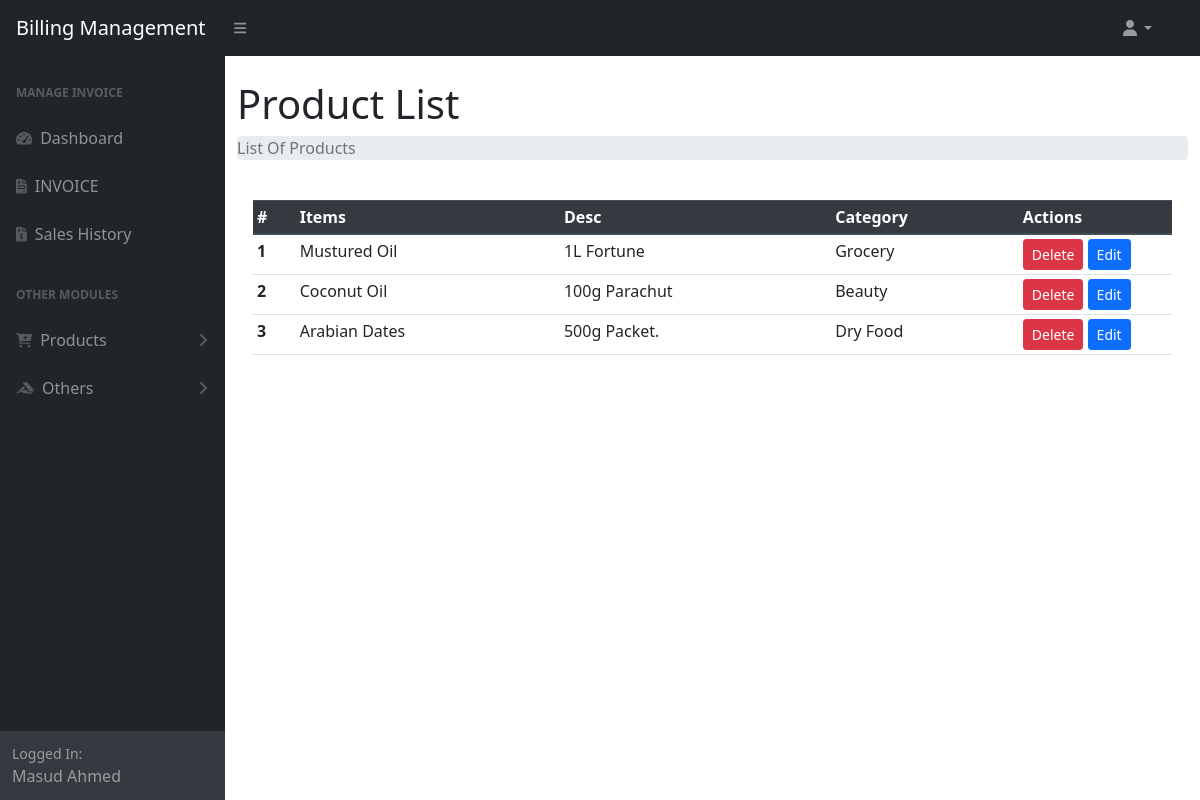
Page /list_products.php (signed in) on the earlier database version.
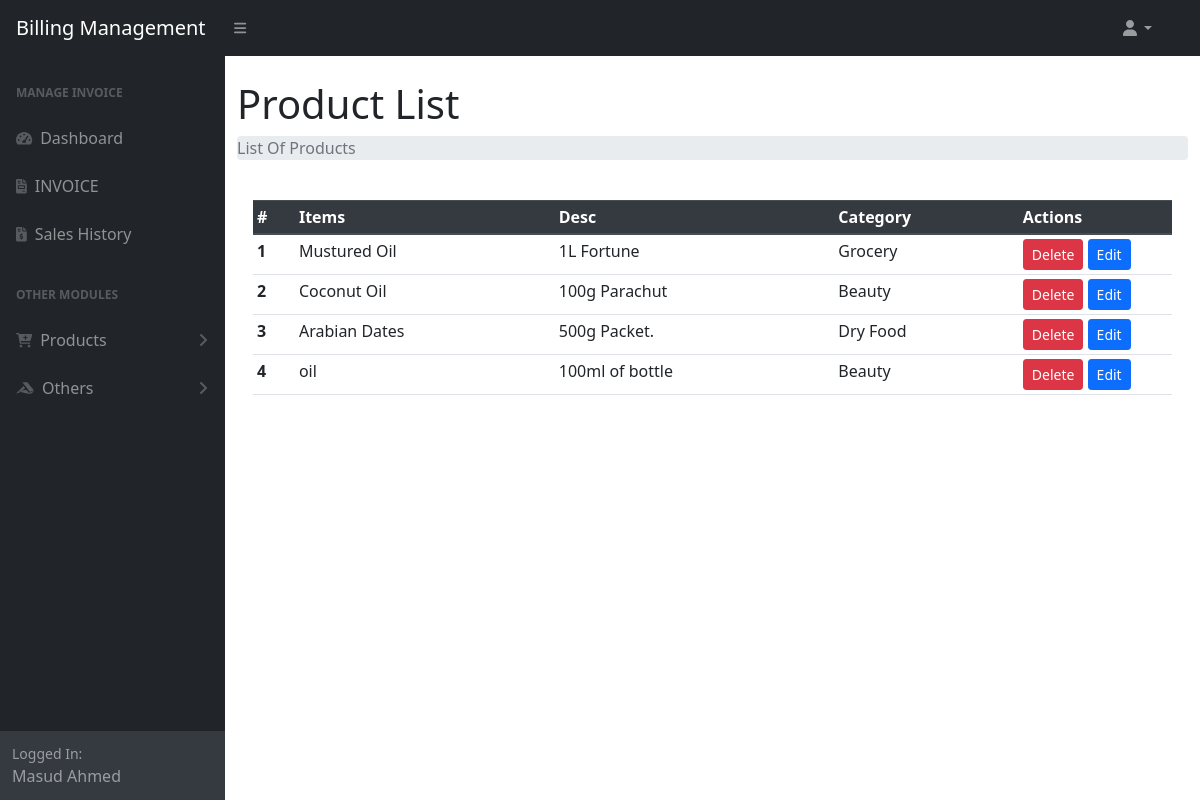
Same page on the later database version.
### tables this page shows
CREATE TABLE `products` (
  `pid` int(11) NOT NULL,
  `pname` varchar(50) NOT NULL,
  `pcat` int(11) NOT NULL,
  `barcode` int(11) DEFAULT NULL,
  `description` text NOT NULL
);

CREATE TABLE `category` (
  `cid` int(11) NOT NULL,
  `ctitle` varchar(50) NOT NULL
);

### list_products.php (the view, shortened to what this page needs)
<?php require_once 'menu/header.php' ?>
<div class="container-fluid">
    <h1 class="mt-4">Product List</h1>
    <ol class="breadcrumb mb-4">
        <li class="breadcrumb-item active">List Of Products</li>
    </ol>
    <div class="card-body">
        <table id="datatablesSimple" class="table table-sm">
            <thead class="thead-dark">
                <tr>
                    <th scope="col">#</th>
                    <th scope="col">Items</th>
                    <th scope="col">Desc</th>
                    <th scope="col">Category</th>
                    <th class="col-2">Actions</th>
                </tr>
            </thead>
            <tbody>
                <?php
                $sql = "SELECT * FROM `products` JOIN `category` ON `products`.`pcat`=`category`.`cid`";
                $res = mysqli_query($conn, $sql);
                if ($res) {
                    if (mysqli_num_rows($res) > 0) {
                        $sl = 0;
                        while ($data = mysqli_fetch_assoc($res)) {
                            ++$sl;
                            $pid = $data['pid'];
                            $pname = $data['pname'];
                            $desc = $data['description'];
                            $pcat = $data['ctitle'];
                ?>
                            <tr>
                                <th scope="row"><?= $sl ?></th>
                                <td><?= $pname ?></td>
                                <td><?= $desc ?></td>
                                <td><?= $pcat ?></td>
                                <td>
                                    <a href="#del_<?= $pid ?>" class="btn btn-danger btn-sm" data-toggle="modal">Delete</a>
                                    <a href="update_product.php?pid=<?= $pid ?>" class="btn btn-sm btn-primary">Edit</a>
                                </td>
                            </tr>
                <?php
                        }
                    } else {
                        $_SESSION['msg'] = "No Data Available";
                    }
                } else {
                    $_SESSION['msg'] = mysqli_error($conn);
                }
                ?>
            </tbody>
        </table>
    </div>
</div>
<br>
<?php require_once 'menu/footer.php' ?>

Differences in the rows shown:
added products: pname "oil", description "100ml of bottle", pcat.ctitle "Beauty"
